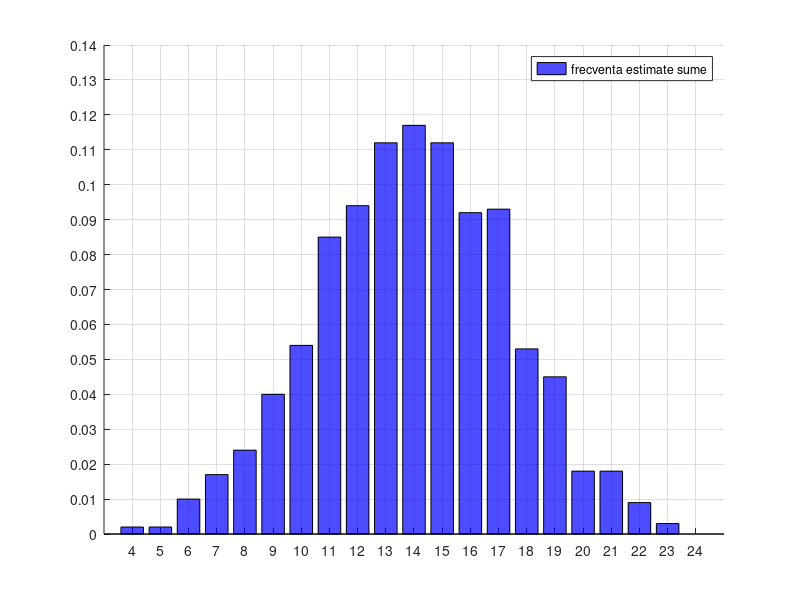

The MATLAB source for this figure:
clf;
grid on;
hold on;

N = 1000;

zaruri = randi(6, 4, N);
sume = sum(zaruri);
histogram = hist(sume, 4:24);

xticks(4:24); xlim([3 25]);
yticks(0:0.01:0.14); ylim([0 0.14]);
bar(4:24, histogram / N, 'FaceColor', 'b');
legend('frecventa estimate sume');
set(findobj('type', 'patch'), 'facealpha', 0.7);

sume_pos = 4:24;
maxim = max(histogram);
sume_pos(histogram == maxim)
#find(histogram == maxim) + 3
